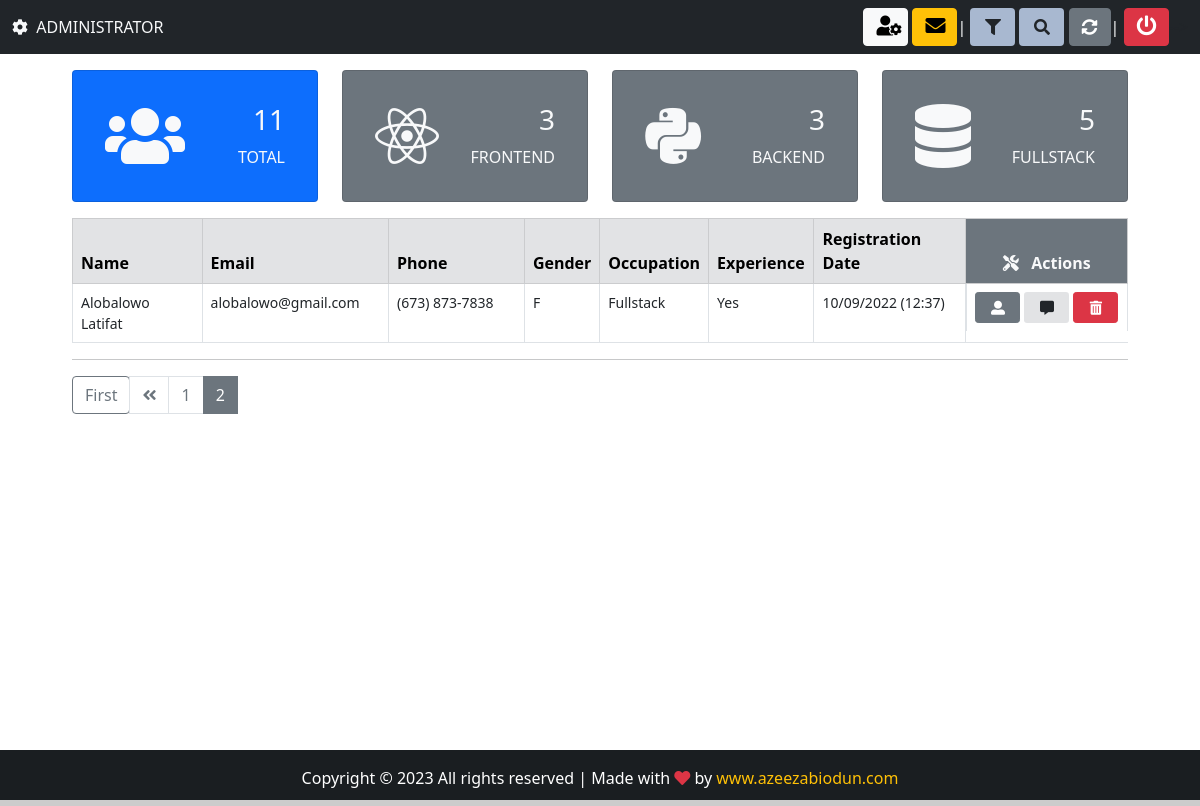
Page /candidates/?page=2 (signed in) on the committed database.
### app/models.py (models this page shows, shortened)
class candidate(models.Model):
    first_name = models.CharField(max_length=50)
    last_name = models.CharField(max_length=50)
    job = models.CharField(max_length=5, verbose_name='Job code')
    birth =models.DateField(auto_now=False, auto_now_add=False, verbose_name='Birthday')
    phone = models.CharField(max_length=18)
    personality = models.CharField(max_length=50, null=True, choices=PERSONALITY)
    salary = models.CharField(max_length=50, verbose_name='Salary expectation')
    gender = models.CharField(max_length=7)
    experience = models.BooleanField(null=True)
    smoker = models.CharField(max_length=10, null=True, choices=SMOKER, default="")
    email = models.EmailField(max_length=50)
    message = models.TextField(verbose_name='Presentation')
    file = models.FileField(upload_to='resume', blank=True, verbose_name='Resume')
    image = models.ImageField(upload_to='photo', blank=True, verbose_name='Photo')
    created_at = models.DateTimeField(auto_now_add=True)
    updated_at = models.DateTimeField(auto_now=True)
    Situation = models.CharField(max_length=50, null=True, choices=SITUATION, default='Pending')
    company_note = models.TextField(blank=True)
    frameworks = MultiSelectField(choices=FRAMEWORKS, default="", max_length=50)
    languages = MultiSelectField(choices=LANGUAGES, default="", max_length=50)
    databases = MultiSelectField(choices=DATABASES, default="", max_length=50)
    libraries = MultiSelectField(choices=LIBRARIES, default="", max_length=50)
    mobile = MultiSelectField(choices=MOBILE, default="", max_length=50)
    others = MultiSelectField(choices=OTHERS, default="", max_length=50)
    institution = models.CharField(max_length=50)
    course = models.CharField(max_length=50)
    started_course = models.DateField(auto_now=False, auto_now_add=False)
    finished_course = models.DateField(auto_now=False, auto_now_add=False)
    about_course = models.TextField()
    status_course = models.CharField(max_length=50, null=True, choices=STATUS_COURSE)
    company = models.CharField(max_length=50)
    position = models.CharField(max_length=50)
    started_job = models.DateField(auto_now=False, auto_now_add=False)
    finished_job = models.DateField(auto_now=False, auto_now_add=False)
    about_job = models.TextField()
    employed = models.BooleanField(null=True, verbose_name='I am employed')
    remote = models.BooleanField(null=True, verbose_name='I agree to work remotely')
    travel = models.BooleanField(null=True, verbose_name="I'm available for travel")

### app/views.py (the view, shortened to what this page needs)
# urls.py: path('candidates/', views.Candidates, name='candidates'),
@login_required(login_url='loginpage')
@cache_control(no_cache=True, must_revalidate=True, no_store=True)
def Candidates(request):
    total = candidate.objects.all().count()
    frontend = candidate.objects.filter(job='FR-22')
    backend = candidate.objects.filter(job='BA-10').count()
    fullstack = candidate.objects.filter(job='FU-15').count()
    if request.method == 'POST':
        job = request.POST.get('job')
        gender = request.POST.get('gender')
        filter =  candidate.objects.filter(Q(job=job) | Q(gender=gender))
        context = {
            'candidates': filter,
            'total': total,
            'frontend': frontend,
            'backend': backend,
            'fullstack': fullstack,
            }
        return render(request, 'app/candidates.html', context)
    else:
        all_candidates_list = candidate.objects.all().order_by('-created_at')
    paginator = Paginator(all_candidates_list, 10) #10 is number of records to display on a Page
    page = request.GET.get('page')
    all_candidates = paginator.get_page(page)
    context={
        'candidates': all_candidates,
        'total': total,
        'frontend': frontend,
        'backend': backend,
        'fullstack': fullstack,
    }
    return render(request, 'app/candidates.html', context)

### app/templates/app/candidates.html (shortened to what this page needs)
{% extends 'base.html' %}
{% block footer-color %}class="text-warning"{% endblock footer-color %}
{% block nav-content %}
<div class="collapse navbar-collapse mt-3 mt-md-3 mt-lg-0" id="navbarSupportedContent">
    <ul class="navbar-nav me-auto mb-2 mb-lg-0 align-middle">
        <li class="nav-item text-light">
            {% if request.user.is_superuser %}
                <i class="fas fa-cog f0size2"></i>&nbsp; ADMINISTRATOR
            {% else %}
                Welcome: <span class="text-warning">{{user.get_username}}</span>
            {% endif %}
        </li>
    </ul>
    {% if request.user.is_superuser %}
        <a href="{% url 'admin:app_candidate_changelist' %}" target="_blank" class="btn btn-light my-btn2" title="Control Panel">
            <i class="fas fa-user-cog f-size2"></i>
        </a>
        <a href="{% url 'admin:app_email_changelist' %}" target="_blank"  class="btn btn-warning ms-1 my-btn2" title="Admin">
            <i class="fas fa-envelope f-size2"></i>
        </a>
        <span class="text-light"> |&nbsp;</span>
    {% endif %}
    <button class="btn my-btn2" style="background-color: #a8b8d0;" title="Filter" data-bs-toggle="modal" data-bs-target="#filterModal">
        <i class="fas fa-filter"></i>
    </button>
    <button class="btn my-btn2 ms-1" style="background-color: #a8b8d0;" title="Search" data-bs-toggle="modal" data-bs-target="#searchModal">
        <i class="fas fa-search"></i>
    </button>
    <span class="text-light">&nbsp;</span>
    <a href="{% url 'candidates' %}" class="btn btn-secondary ns-1" title="Refresh">
        <i class="fas fa-sync-alt"></i>
    </a>
    <span class="text-light"> |&nbsp;</span>
    <a class="btn btn-danger my-btn2" title="Log out" data-bs-toggle="modal" data-bs-target="#logoutModal">
        <i class="fas fa-power-off f-size2"></i>
    </a>
</div>
{% endblock nav-content %}
{% block content %}
<div class="container" style="width: 90%;">
<div class="mt-3 mb-2">
    {% include 'dashboard/dashboard.html' %}
</div>
<table class="table table-bordered text.center">
    <thead class="table-secondary">
        <tr>
            <th style="width: 13%;">Name</th>
            <th style="width: 18%;">Email</th>
            <th style="width: 14%;">Phone</th>
            <th style="width: 6%;">Gender</th>
            <th style="width: 10%;">Occupation</th>
            <th style="width: 10%;">Experience</th>
            <th style="width: 15%;">Registration Date</th>
            <th  colspan='2' style="width: 14%; text-align:center;" class="bg-secondary text-light">
                <i class="fas fa-tools"></i> &nbsp; Actions</th>
        </tr>
    </thead>
    <tbody style="font-size:14px;">
        {% for candidate in candidates %}
        <tr>
            <td id="top-border" label="Name">{{candidate.first_name}} {{candidate.last_name}}</td>
            <td id="sm-border" label="Email">{{candidate.email}}</td>
            <td id="sm-border" label="Phone">{{candidate.phone}}</td>
            <td id="sm-border" label="Gender">{{candidate.gender}}</td>
            {% if candidate.job == 'FR-22' %}
            <td id="sm-border" label="Occupation">Frontend</td>
            {% elif candidate.job == 'BA-10' %}
            <td id="sm-border" label="Occupation">Backend</td>
            {% else %}
            <td id="sm-border" label="Occupation">Fullstack</td>
            {% endif %}
            {% if candidate.experience == False %}
            <td id="sm-border" label="Experience"><span class="text-danger">No</span></td>
            {% else %}
            <td id="sm-border" label="Experience">Yes</td>
            {% endif %}
            <td id="sm-border" label="Received">{{candidate.created_at| date:'m/d/Y (H:i)'}}</td>
            <td class="btn-side">
                <a href="{% url 'candidate' candidate.id %}" class="btn btn-secondary my-btn2 btn-sm" title="view candidate">
                    <i class="fas fa-user-alt"></i>
                </a>
                 <a href="{% url 'chat-candidate' candidate.id %}" class="btn btn-sm my-btn2 ms-1" title="About candidate" style='background-color: #e2e3e5;'>
                    <i class="fas fa-comment-alt"></i>
                </a>
                {% if request.user.is_superuser %}
                    <a href="" class="btn btn-danger btn-sm ms-1 my-btn2" title="Delete" data-bs-toggle="modal" data-bs-target="#deleteModal{{ candidate.id }}">
                        <i class="fas fa-trash-alt"></i>
                    </a>
                {% endif %}
            </td>
            {% empty %}
            <td colspan="8" class="text-danger text-center"><strong>No record found</strong></td>
        </tr>
        {% endfor %}
    </tbody>
</table>
<hr>
<nav>
    {% if candidates.has_other_pages %}
    <ul class="pagination">
        {% if candidates.has_previous %}
        <a href="?page=1" class="btn btn-outline-secondary mb-4" style="border-radius: 1px soliid #d3d3d3;">First</a>
        <li class="page-item"><a class="page-link" href="?page={{ candidates.previous_page_number }}"><i class="fas fa-angle-double-left"></i></a></li>
        {% else %}
        <li class="page-item disabled"></li>
        {% endif %}
        {% for i in candidates.paginator.page_range %}
        {% if candidates.number == i %}
        <li class="page-item active"><span class="page-link">{{ i }}</span></li>
        {% elif i > candidates.number|add:'-2' and i < candidates.number|add:'2' %}
        <li class="page-item"><a class="page-link" href="?page={{ i }}">{{ i }}</a></li>
        {% endif %}
        {% endfor %}
    </ul>
{% endif %}
</nav>
<br><br><br>
</div>
{% endblock content %}

### static/css/style.css (style rules this page uses)
html, body { scroll-behavior: smooth; height: 100%; margin: 0; max-width: 100%; }
.my-btn2 { width: 45px; }
.f-size2 { font-size: 20px; }
a { text-decoration: none !important; }
.btn-side { display: -webkit-flex; display: flex; flex-wrap: nowrap; }
.page-item.active .page-link { columns: #fff; background-color: #6c757d; border: 1px solid #6c757d; }
.pagination > li > a { background-color: #fff; color: #6c757d; }

### rows in the picture
candidate: first_name "Alobalowo", last_name "Latifat", email "alobalowo@gmail.com", phone "(673) 873-7838", gender "F", job "Fullstack", experience "Yes", created_at "10/09/2022 (12:37)"

### other values in the picture
{{ total }} "11"
{{ frontend.count }} "3"
{{ backend }} "3"
{{ fullstack }} "5"
{{ i }} "1"
{{ i }} "2"
